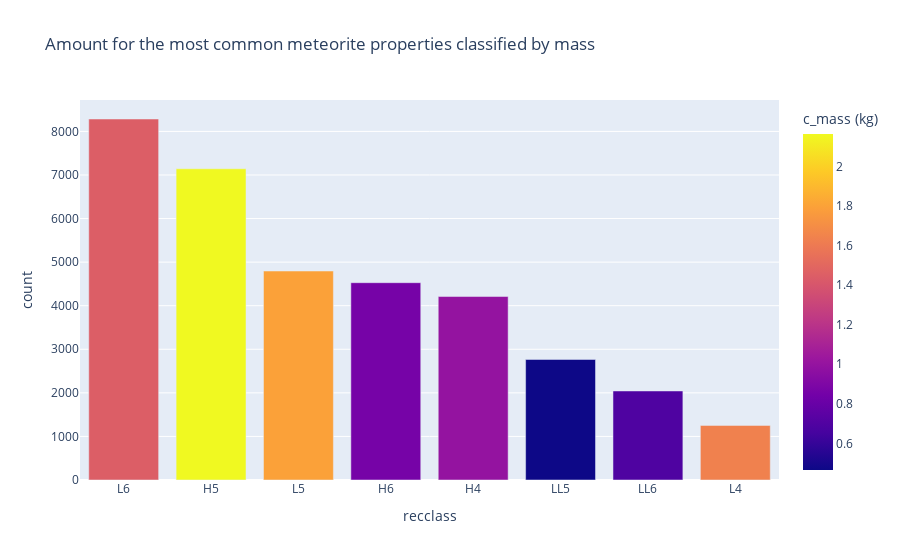

Notebook code cell kept with this figure:
### Code cell
fig = px.bar(
    df_c,
    x='recclass',
    y='count',
    color='c_mass (kg)',
    title='Amount for the most common meteorite properties classified by mass'
)
fig.show()

### Figure 1 — Plotly figure (JSON) as saved in the notebook; plotly's stock layout.template omitted (floating-point values rounded to 4 significant figures)
{"data": [{"alignmentgroup": "True", "hovertemplate": "recclass=%{x}<br>count=%{y}<br>c_mass (kg)=%{marker.color}<extra></extra>", "legendgroup": "", "marker": {"color": [1.449, 2.165, 1.797, 0.862, 0.997, 0.465, 0.692, 1.636], "coloraxis": "coloraxis", "pattern": {"shape": ""}}, "name": "", "offsetgroup": "", "orientation": "v", "showlegend": false, "textposition": "auto", "type": "bar", "x": ["L6", "H5", "L5", "H6", "H4", "LL5", "LL6", "L4"], "xaxis": "x", "y": [8285, 7142, 4796, 4528, 4211, 2766, 2043, 1253], "yaxis": "y"}], "layout": {"barmode": "relative", "coloraxis": {"colorbar": {"title": {"text": "c_mass (kg)"}}, "colorscale": [[0, "#0d0887"], [0.1111, "#46039f"], [0.2222, "#7201a8"], [0.3333, "#9c179e"], [0.4444, "#bd3786"], [0.5556, "#d8576b"], [0.6667, "#ed7953"], [0.7778, "#fb9f3a"], [0.8889, "#fdca26"], [1, "#f0f921"]]}, "legend": {"tracegroupgap": 0}, "title": {"text": "Amount for the most common meteorite properties classified by mass"}, "xaxis": {"anchor": "y", "domain": [0, 1], "title": {"text": "recclass"}}, "yaxis": {"anchor": "x", "domain": [0, 1], "title": {"text": "count"}}}}
